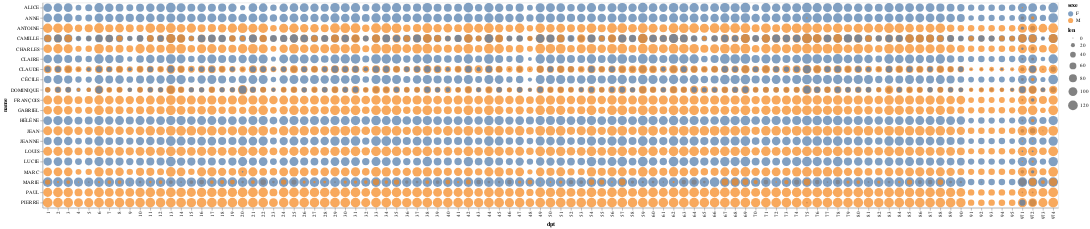

The notebook cell this image was saved under:
### Code cell
alt.Chart(name_dpt_sexe).mark_circle().encode(
    alt.X("dpt:N"),
    alt.Y("name:N"),
    alt.Size("len"),
    alt.Color("sexe:N"),
)

### Figure 1 — Vega-Lite specification as saved in the notebook (floating-point values rounded to 4 significant figures; data arrays with more than 128 entries replaced by an {"elided": "..."} marker saying what was removed)
{"config": {"view": {"continuousWidth": 300, "continuousHeight": 300}}, "data": {"name": "data-4d787fc93593dade203e2b1290b9b195"}, "mark": {"type": "circle"}, "encoding": {"color": {"field": "sexe", "type": "nominal"}, "size": {"field": "len", "type": "quantitative"}, "x": {"field": "dpt", "type": "nominal"}, "y": {"field": "name", "type": "nominal"}}, "$schema": "https://vega.github.io/schema/vega-lite/v5.20.1.json", "datasets": {"data-4d787fc93593dade203e2b1290b9b195": {"elided": "2404 records"}}}
